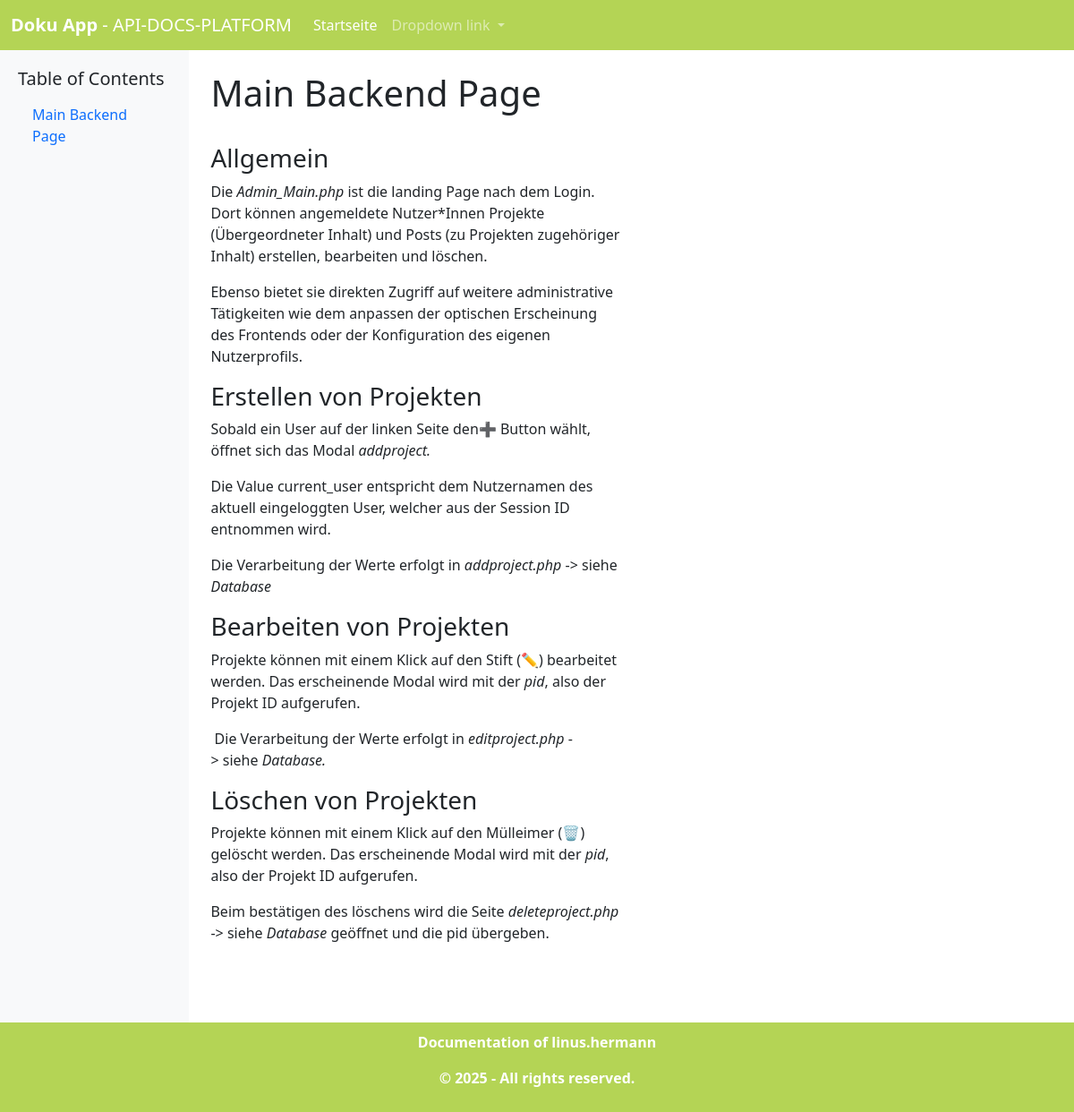
Screenshot of /frontend/docs/index.php?doku=16 with the database file from the repository.
### tables this page shows
CREATE TABLE `projekte` (
  `pid` int(11) NOT NULL,
  `name` text NOT NULL,
  `description` text NOT NULL,
  `author` text NOT NULL
);

CREATE TABLE `posts` (
  `poid` int(11) NOT NULL,
  `to_pid` int(11) NOT NULL,
  `name` text NOT NULL,
  `content` text DEFAULT NULL,
  `author` text NOT NULL
);

### frontend/locale/language_config.php (called while the page is built, shortened)
<?php
function __($key, $language)
{
    return $language[$key] ?? $key;
}
?>

### frontend/docs/index.php (the view, shortened to what this page needs)
<?php
include "../locale/language_config.php";
$projekt = $_GET["doku"];
$sql_projectinfo = "SELECT * FROM projekte WHERE pid =" . $projekt . "";
$result_projectinfo = mysqli_query($conn, $sql_projectinfo);
$row = $result_projectinfo->fetch_assoc();
$sql_postinfo = "SELECT * FROM posts WHERE to_pid = " . $projekt . "";
?>
<!doctype html>
<html lang="en">
  <head>
    <link href="https://cdn.jsdelivr.net/npm/bootstrap@5.3.3/dist/css/bootstrap.min.css" rel="stylesheet">
  </head>
  <body>
  <nav class="navbar navbar-expand-lg" data-bs-theme="dark" style="background-color:rgb(54, 204, 117);">
    <div class="container-fluid">
      <a class="navbar-brand" href="#"><b>Doku App</b> - <?php echo $row["name"]; ?></a>
      <div class="collapse navbar-collapse" id="navbarNav">
        <ul class="navbar-nav">
          <li class="nav-item">
            <a class="nav-link active" aria-current="page" href="#">Startseite</a>
          </li>
          <li class="nav-item dropdown">
            <a class="nav-link dropdown-toggle" href="#" role="button" data-bs-toggle="dropdown" aria-expanded="false">
              Dropdown link
            </a>
          </li>
        </ul>
      </div>
    </div>
  </nav>
  <div class="main-content">
    <div class="sidebar" id="sidebar">
      <h5><?php echo __("toc", $language); ?></h5>
      <ul class="nav flex-column">
        <?php
        $result_postsinfo = mysqli_query($conn, $sql_postinfo);
        if (mysqli_num_rows($result_postsinfo) > 0) {
          while($row_post = mysqli_fetch_assoc($result_postsinfo)) {
            echo "<li class='nav-item'>";
            echo "<a class='nav-link' href='#'>" . $row_post["name"] . "</a>";
            echo "</li>";
          }
        } else {
          echo "";
        }
        ?>
      </ul>
    </div>
    <div class="container-fluid p-4">
    <div class="row">
        <div class="col-6">
<?php
$result_postsinfo = mysqli_query($conn, $sql_postinfo);
if (mysqli_num_rows($result_postsinfo) > 0) {
  while($row_post = mysqli_fetch_assoc($result_postsinfo)) {
    echo "<h1>" . $row_post["name"] ."</h1><br>";
    echo jsonToHtml($row_post["content"]);
    echo "<br><br>";
  }
} else {
  echo "Diese Dokumentation ist leider leer....";
}
function jsonToHtml($json) {
  $data = json_decode($json, true);
  $html = '';
  foreach ($data['blocks'] as $block) {
    switch ($block['type']) {
        case 'header':
            $html .= '<h' . $block['data']['level'] . '>' . htmlspecialchars($block['data']['text']) . '</h' . $block['data']['level'] . '>';
            break;
        case 'paragraph':
            $text = $block['data']['text'];
            $text = preg_replace_callback('/@@(.*?)@@/', function ($matches) {
                return '<code>' . htmlspecialchars($matches[1]) . '</code>';
            }, $text);
            $html .= '<p>' . $text . '</p>';
            break;
    }
}
  return $html;
}
?>
        </div>
        <div class="col-4">
        </div>
    </div>
    </div>
  </div>
  <footer class="footer">
    <p><b><?php echo __("docs of", $language); ?> <?php echo $row["author"]; ?></b></p>
    <p><b><?php echo __("copyright", $language); ?></b></p>
  </footer>
  </body>
</html>

### rows the page displays
projekte: name "API-DOCS-PLATFORM", author "linus.hermann"
posts: name "Main Backend Page", value "Allgemein", text "Die Admin_Main.php ist die landing Page nach dem Login. Dort können angemeldete Nutzer*Innen Projekte (Übergeordneter Inhalt) und Posts (zu Projekten zugehöriger Inhalt) erstellen, bearbeiten und löschen.", text "Ebenso bietet sie direkten Zugriff auf weitere administrative Tätigkeiten wie dem anpassen der optischen Erscheinung des Frontends oder der Konfiguration des eigenen Nutzerprofils.", value "Erstellen von Projekten", text "Sobald ein User auf der linken Seite den➕ Button wählt, öffnet sich das Modal addproject.", text "Die Value current_user entspricht dem Nutzernamen des aktuell eingeloggten User, welcher aus der Session ID entnommen wird.", text "Die Verarbeitung der Werte erfolgt in addproject.php -> siehe Database", value "Bearbeiten von Projekten", text "Projekte können mit einem Klick auf den Stift (✏️) bearbeitet werden. Das erscheinende Modal wird mit der pid , also der Projekt ID aufgerufen.", text "Die Verarbeitung der Werte erfolgt in editproject.php -> siehe Database.", value "Löschen von Projekten", text "Projekte können mit einem Klick auf den Mülleimer (🗑️) gelöscht werden. Das erscheinende Modal wird mit der pid , also der Projekt ID aufgerufen.", text "Beim bestätigen des löschens wird die Seite deleteproject.php -> siehe Database geöffnet und die pid übergeben."

### other values shown
__("toc", $language) "Table of Contents"
__("docs of", $language) "Documentation of"
__("copyright", $language) "© 2025 - All rights reserved."
